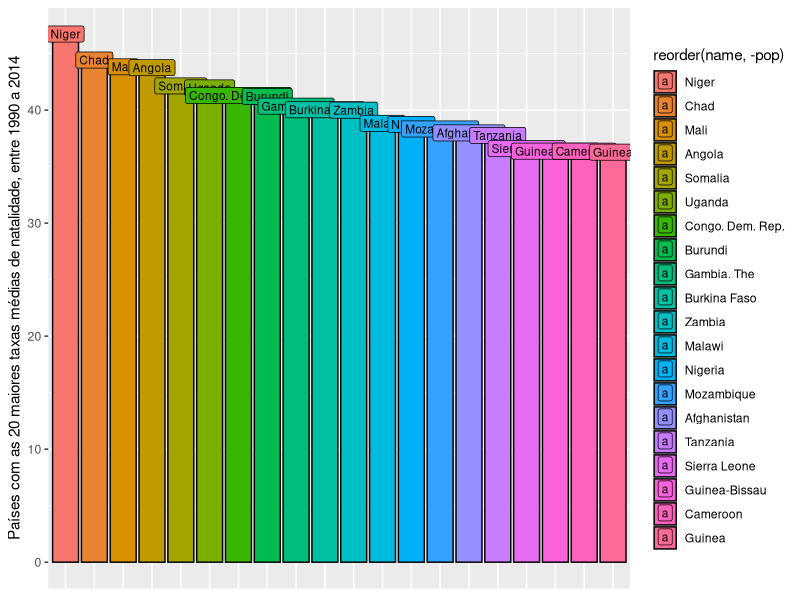

Generate this figure with R:
install.packages("ggplot2")
library(ggplot2)
options("scipen"=999, "digits"=4)
c_db = read.table("POP.txt", header=T, sep="\t")
clean_db <- na.omit(c_db)

srt_data_pop <- data.frame(name=character(0), pop=integer(0))
for(name in unique(clean_db$CountryName)){
  if(nchar(name)<50){
    len_measures <- length(subset(clean_db, CountryName==name)$Birth_rate)
    total_pop_mean <- sum(as.numeric(subset(clean_db, CountryName==name)$Birth_rate)) / len_measures
    if(total_pop_mean!=0){
      temp <- data.frame(name=name, pop=total_pop_mean)
      srt_data_pop <- rbind(srt_data_pop, temp)
    }
  }
}
order_data <- srt_data_pop[with(srt_data_pop, order(pop, decreasing=TRUE)), ]
top20 <- head(order_data, n = 20)

# for(name1 in top20$name){}

ggplot(top20, aes(x=reorder(name, -pop), y=pop, fill=reorder(name, -pop), label=name)) +   
  geom_bar(position='dodge', stat='identity', color='black') + 
  theme(axis.title.x=element_blank(),
        axis.text.x=element_blank(),
        axis.ticks.x=element_blank()) +
  labs(y="Países com as 20 maiores taxas médias de natalidade, entre 1990 a 2014") + 
  geom_label(position="stack", size=3)